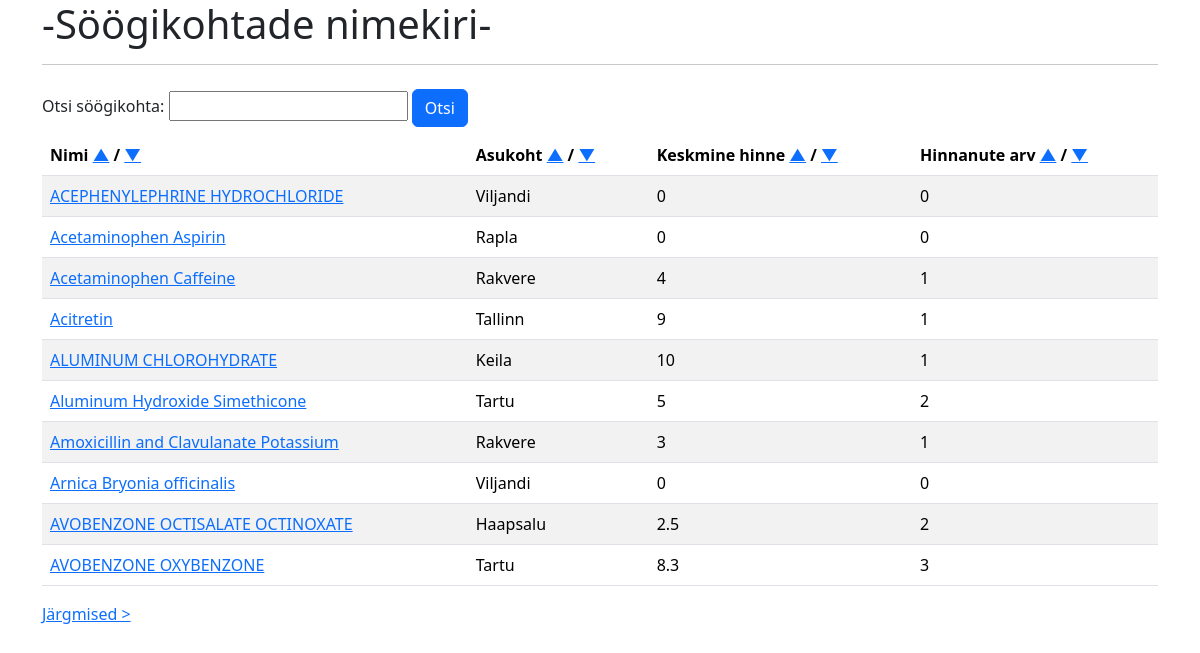
The page / on the database its author committed.
### tables this page shows
CREATE TABLE `kohad` (
  `id` int(255) NOT NULL,
  `nimi` varchar(255) NOT NULL,
  `asukoht` varchar(255) NOT NULL,
  `keskmine_hinne` float NOT NULL,
  `hinnanute_arv` int(255) NOT NULL,
  `tyyp` varchar(255) NOT NULL
);

### index.php (the view, shortened to what this page needs)
<?php
include ("config.php");
?>
<!DOCTYPE html>
<html lang="et">
<head>
    <link
        href="https://cdn.jsdelivr.net/npm/bootstrap@5.3.2/dist/css/bootstrap.min.css" rel="stylesheet"
    >
</head>
<body>
    <div class="container">
        <h1>-Söögikohtade nimekiri-</h1>
        <hr>
        <form method="get">
            <label for="otsi">Otsi söögikohta:</label>
            <input type="text" name="otsi" id="otsi">
            <input type="submit" class="btn btn-primary my-2" value="Otsi">
        </form>
        <table class="table table-striped">
            <thead class="thead-dark">
                <tr>
                    <th scope="col">Nimi <a href="?sort=nimi&order=asc">▲</a> / <a href="?sort=nimi&order=desc">▼</a></th>
                    <th scope="col">Asukoht <a href="?sort=asukoht&order=asc">▲</a> / <a href="?sort=asukoht&order=desc">▼</a></th>
                    <th scope="col">Keskmine hinne <a href="?sort=keskmine_hinne&order=asc">▲</a> / <a href="?sort=keskmine_hinne&order=desc">▼</a></th>
                    <th scope="col">Hinnanute arv <a href="?sort=hinnanute_arv&order=asc">▲</a> / <a href="?sort=hinnanute_arv&order=desc">▼</a></th>
                </tr>
            </thead>
            <tbody>
                <?php
                $lehekyljeSuurus = 10;
                if (isset($_GET['lehekylg'])) {
                    $lehekylg = $_GET['lehekylg'];
                }else {
                    $lehekylg = 1;
                }
                $start = ($lehekylg-1) * $lehekyljeSuurus;
                $sort = isset($_GET['sort']) ? $_GET['sort'] : 'nimi';
                $order = isset($_GET['order']) ? $_GET['order'] : 'asc';
                $otsi = isset($_GET['otsi']) ? $_GET['otsi'] : '';
                $sql_otsi = $otsi ? "WHERE nimi LIKE '%$otsi%'" : '';
                $sql_kohad = "SELECT * FROM kohad $sql_otsi ORDER BY $sort $order LIMIT $start, $lehekyljeSuurus";
                $result = $uhendus->query($sql_kohad);
                if ($result->num_rows > 0){
                    while ($row = $result->fetch_assoc()){
                        $id = $row['id'];
                        $hinnanuteArvQuery = "SELECT COUNT(*) as hinnanute_arv FROM hinnangud WHERE id_koht = '$id'";
                        $hinnanuteResult = $uhendus->query($hinnanuteArvQuery);
                        $hinnanuteArv = $hinnanuteResult->fetch_assoc()['hinnanute_arv'];
                        $keskmineHinneQuery = "SELECT AVG(hinnang) as keskmine_hinne FROM hinnangud WHERE id_koht = '$id'";
                        $keskmineHinneResult = $uhendus->query($keskmineHinneQuery);
                        $keskmineHinne = $keskmineHinneResult->fetch_assoc()['keskmine_hinne'];
                        ?>
                        <tr>
                            <td><a href="lisahinnang.php?koht=<?php echo urlencode($id); ?>"><?php echo $row["nimi"]; ?></a></td>
                            <td><?php echo $row["asukoht"]; ?></td>
                            <td><?php echo round($keskmineHinne, 1);?></td>
                            <td><?php echo $hinnanuteArv; ?></td>
                        </tr>
                        <?php
                    }
                }
                ?>
            </tbody>
        </table>
        <?php
        $jargminelehekylg = $lehekylg + 1;
        if ($result->num_rows == $lehekyljeSuurus) {
            echo "<a href='?lehekylg=$jargminelehekylg'> Järgmised &gt;</a>";
        }
        ?>
        <br>
        <br>
    </div>
    </body>
</html>

### rows shown on the page
kohad: nimi "ACEPHENYLEPHRINE HYDROCHLORIDE", asukoht "Viljandi", keskmineHinne "0", hinnanuteArv "0"
kohad: nimi "Acetaminophen Aspirin", asukoht "Rapla", keskmineHinne "0", hinnanuteArv "0"
kohad: nimi "Acetaminophen Caffeine", asukoht "Rakvere", keskmineHinne "4", hinnanuteArv "1"
kohad: nimi "Acitretin", asukoht "Tallinn", keskmineHinne "9", hinnanuteArv "1"
kohad: nimi "ALUMINUM CHLOROHYDRATE", asukoht "Keila", keskmineHinne "10", hinnanuteArv "1"
kohad: nimi "Aluminum Hydroxide Simethicone", asukoht "Tartu", keskmineHinne "5", hinnanuteArv "2"
kohad: nimi "Amoxicillin and Clavulanate Potassium", asukoht "Rakvere", keskmineHinne "3", hinnanuteArv "1"
kohad: nimi "Arnica Bryonia officinalis", asukoht "Viljandi", keskmineHinne "0", hinnanuteArv "0"
kohad: nimi "AVOBENZONE OCTISALATE OCTINOXATE", asukoht "Haapsalu", keskmineHinne "2.5", hinnanuteArv "2"
kohad: nimi "AVOBENZONE OXYBENZONE", asukoht "Tartu", keskmineHinne "8.3", hinnanuteArv "3"
